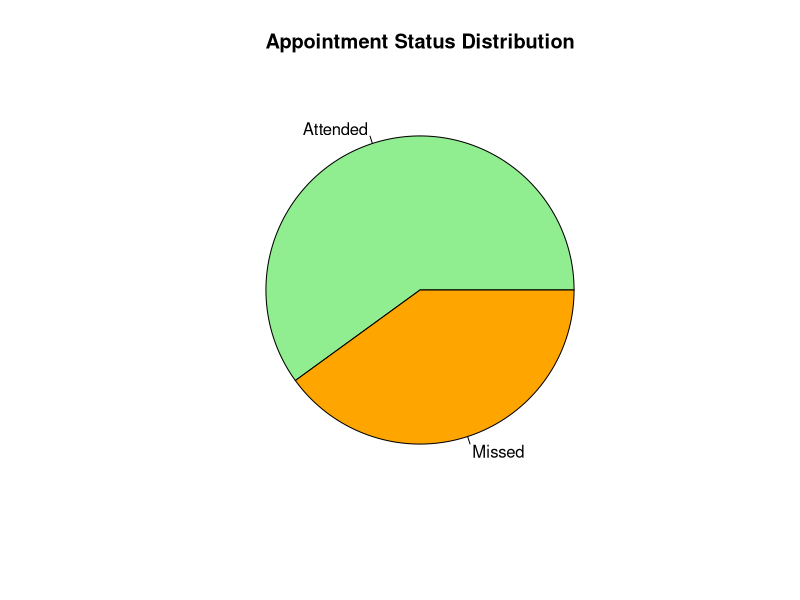

Here is the R script that generated this plot:
# Create Dataset
hospital <- data.frame(
  Patient_ID = c(1,2,3,4,5),
  Appointment_Status = c("Attended","Missed","Attended","Missed","Attended")
)

# Count Appointment Status
status <- table(hospital$Appointment_Status)

# Pie Chart
pie(
  status,
  col = c("lightgreen","orange"),
  main = "Appointment Status Distribution"
)
